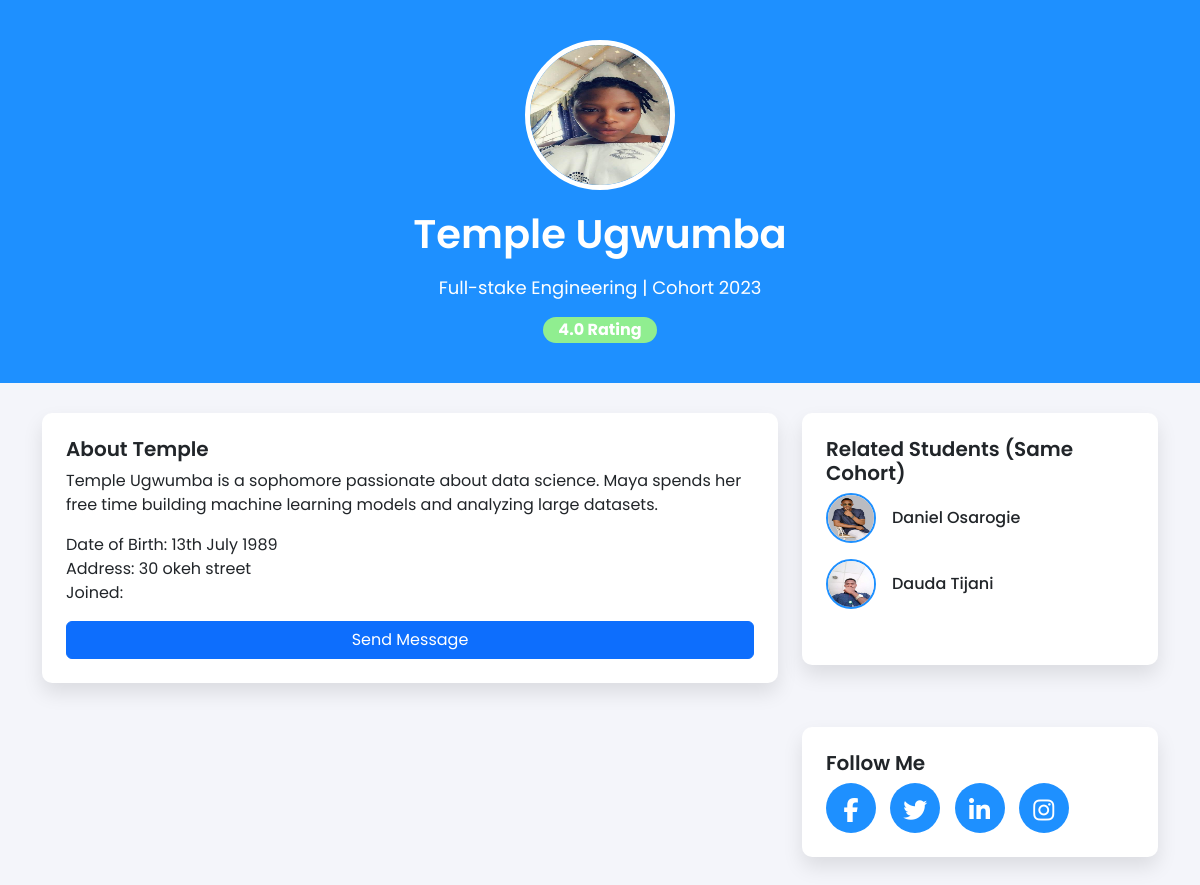
The app's page /profile/student/temple-ugwumba-113288237/ with its own data.
### students/models.py (models this page shows, shortened)
class Student(models.Model):
    username = models.CharField(max_length=100, unique=True)
    slug = models.SlugField(unique=True, blank=True, editable=False)
    first_name = models.CharField(max_length=200)
    last_name = models.CharField(max_length=200)
    status = models.BooleanField(default=True)
    student_type = models.CharField(max_length=100, choices=student_type, default='member')
    email = models.EmailField(max_length=245, unique=True, validators=[email_validator])
    date_join = models.DateTimeField(auto_now_add=True)
    class Meta:
        ordering = ['-date_join']

class Student_profile(models.Model):
    student = models.OneToOneField(Student, on_delete=models.CASCADE)
    bio = models.TextField()
    date_of_birth = models.DateField()
    address = models.CharField(max_length=300)
    rating = models.FloatField(default=0.0)
    profile_picture = models.ImageField(upload_to='student_profile/')

class Program(models.Model):
    courses = models.CharField(max_length=500)
    grade = models.IntegerField(default=0.0)
    student = models.ForeignKey(Student, on_delete=models.CASCADE)

### students/views.py (the view)
# urls.py: path('student/<slug:slug>/', views.student_detail, name='student_detail'),
def student_detail(request, slug):
    try:
        student = Student.objects.get(slug=slug)
    except Student.DoesNotExist:
        return redirect('404')
    cohort_group = student.cohort.first() # type: ignore
    if cohort_group:
        cohort_members = Student.objects.filter(cohort=cohort_group)
    else:
        cohort_members = Student.objects.none()
    context = {
        "student": student,
        "cohort_members": cohort_members,
    }
    return render(request, "newstud/about.html", context)

### students/templates/newstud/about.html (shortened to what this page needs)
{% extends "newstud/header.html" %}
{% block body %}
<body>
    <section class="profile-header">
            <div class="container text-center">
                {% if student.student_profile.profile_picture %}
                    <img src={{ student.student_profile.profile_picture.url }} alt="Profile Picture">
                {% else %}
                    <img src="https://images.search.yahoo.com/search/images?p=dummy+image&fr=mcafee&type=E210US91105G0&imgurl=https%3A%2F%2Fpixy.org%2Fsrc%2F31%2F315160.png#id=4&iurl=https%3A%2F%2Fpixy.org%2Fsrc%2F31%2F315160.png&action=click" alt="Profile" width="80" height="80" class="rounded-circle">
                {% endif %}
                <h1>{{ student.first_name }} {{ student.last_name }}</h1>
                <p>
                    {% for prog in student.program_set.all %}
                        {{ prog.courses }}
                    {% endfor %}
                    | Cohort 2023
                </p>
                <span class="badge badge-custom">{{ student.student_profile.rating }} Rating</span>
            </div>
    </section>
    <section class="profile-content">
        <div class="container">
            <div class="row">
                <div class="col-md-8">
                    <div class="card p-4">
                        <h5>About {{ student.first_name }}</h5>
                        <p>
                            {{ student.first_name }} {{ student.last_name }} is {{ student.student_profile.bio }}
                        </p>
                        <p>
                            Date of Birth: {{ student.student_profile.date_of_birth|date:"jS F Y" }} <br>
                            Address: {{ student.student_profile.address }} <br>
                            Joined: {{ student.student_profile.date_join|date:"F Y"  }}
                        </p>
                    <button type="button" class="btn btn-primary" data-bs-toggle="modal" data-bs-target="#exampleModal" data-bs-whatever="@getbootstrap">Send Message </button>
                    </div>
                </div>
                <div class="col-md-4">
                    <div class="card p-4">
                        <h5>Related Students (Same Cohort)</h5>
                        <ul class="list-unstyled">
                            {% for member in cohort_members %}
                                {% if student.id != member.id %}
                                <li class="d-flex align-items-center mb-3">
                                    <img src={{ member.student_profile.profile_picture.url }} alt="Student" class="related-student-img">
                                    <div class="ms-3">
                                        <h6 class="mb-0">{{ member.first_name }}  {{ member.last_name }}</h6>
                                    </div>
                                </li>
                                {% endif %}
                            {% endfor %}
                        </ul>
                    </div>
                </div>
            </div>
            <div class="row mt-4">
                <div class="col-md-8">
                </div>
                <div class="col-md-4">
                    <div class="card p-4">
                        <h5>Follow Me</h5>
                        <div class="follow-links">
                            <a href="#"><i class="fab fa-facebook-f"></i></a>
                            <a href="#"><i class="fab fa-twitter"></i></a>
                            <a href="#"><i class="fab fa-linkedin-in"></i></a>
                            <a href="#"><i class="fab fa-instagram"></i></a>
                        </div>
                    </div>
                </div>
            </div>
        </div>
    </section>
</body>
{% endblock body %}

### staticfiles/css/index.css (style rules this page uses)
body { font-family: 'Poppins', sans-serif; }
.badge { background-color: #e9f0fa; color: #5A55D8; }

### staticfiles/css/about.css (style rules this page uses)
body { font-family: 'Poppins', sans-serif; background-color: #f4f5fa; }
.profile-header { background: dodgerblue; color: white; padding: 40px 0; text-align: center; }
.profile-header img { border-radius: 50%; border: 5px solid white; width: 150px; height: 150px; }
.profile-header h1 { font-weight: 600; margin-top: 20px; }
.profile-header p { font-size: 18px; color: white; }
.profile-content { padding: 30px; }
.profile-content .card { background: white; box-shadow: 0px 10px 20px rgba(0, 0, 0, 0.1); border: none; border-radius: 10px; margin-bottom: 20px; }
.profile-content .card h5 { font-weight: 600; }
.badge-custom { background-color: lightgreen; color: white; font-size: 16px; padding: 5px 15px; border-radius: 20px; }
.related-student-img { width: 50px; height: 50px; border-radius: 50%; border: 2px solid dodgerblue; }
.follow-links a { display: inline-block; margin-right: 10px; color: white; font-size: 24px; background-color: dodgerblue; padding: 10px; border-radius: 50%; width: 50px; height: 50px; text-align: center; }

### records on screen
Student: student_profile.profile_picture (picture), first_name "Temple", last_name "Ugwumba", student_profile.rating "4.0", student_profile.bio "a sophomore passionate about data science. Maya spends her free time building machine learning models and analyzing large datasets.", student_profile.date_of_birth "13th July 1989", student_profile.address "30 okeh street"
Program: courses "Full-stake Engineering"
Student: student_profile.profile_picture (picture), first_name "Daniel", last_name "Osarogie"
Student: student_profile.profile_picture (picture), first_name "Dauda", last_name "Tijani"
